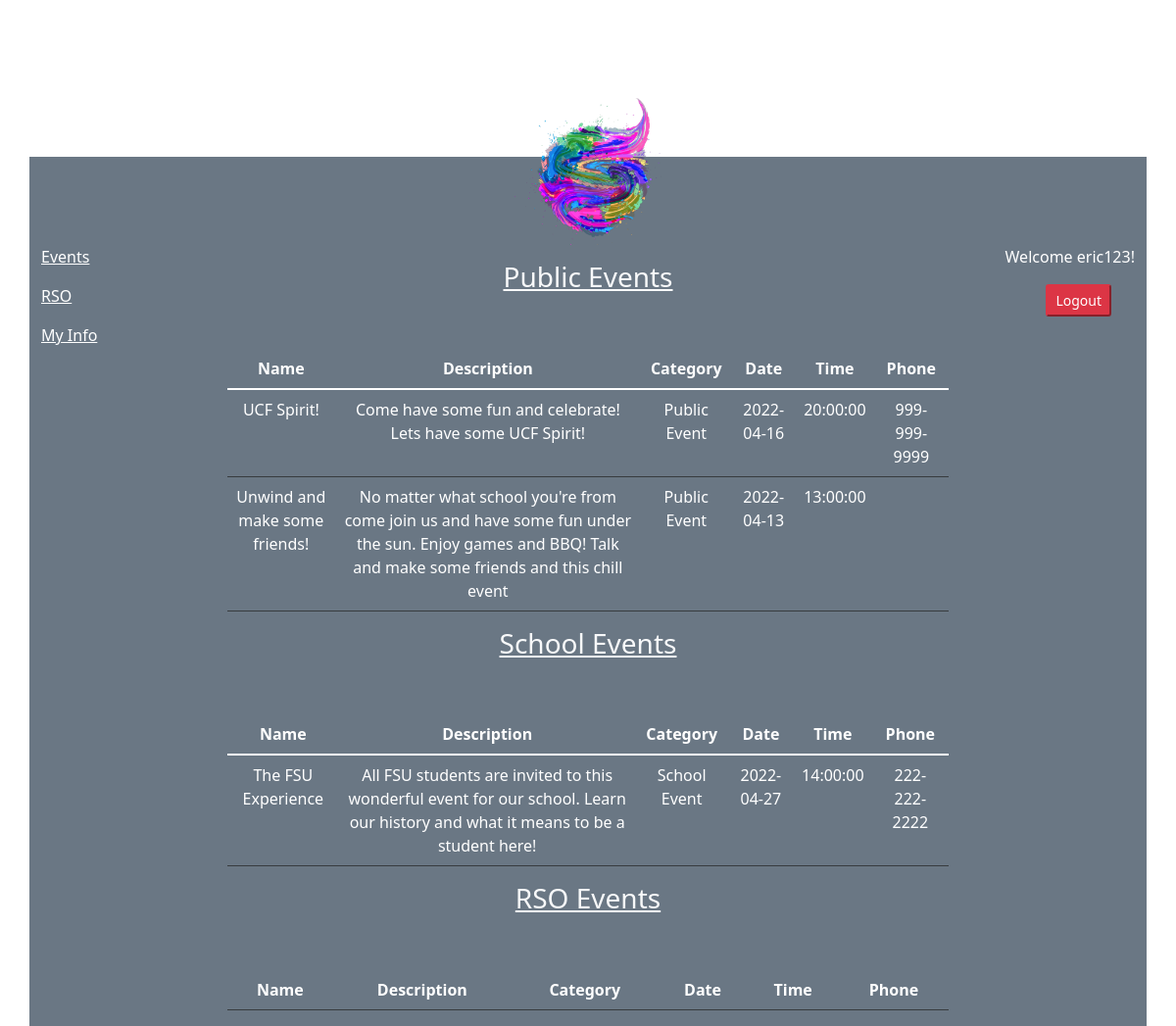
The page /university_events/events.php (signed in) on the database its author committed.
### tables this page shows
CREATE TABLE IF NOT EXISTS `event` (
  `name` varchar(60) NOT NULL,
  `cemail` varchar(30) DEFAULT NULL,
  `category` varchar(20) DEFAULT NULL,
  `description` varchar(300) DEFAULT NULL,
  `time` time NOT NULL,
  `phone` varchar(15) DEFAULT NULL,
  `date` date NOT NULL,
  `eventID` int(10) NOT NULL AUTO_INCREMENT,
  `rating` int(1) NOT NULL,
  `uid` int(10) DEFAULT NULL,
  PRIMARY KEY (`eventID`)
);

### university_events/events.php (the view, shortened to what this page needs)
<?php
	$connection =  mysqli_connect("localhost", "root","");
	?>
<!DOCTYPE html>
<html>
<head>
	<link rel="stylesheet" a href="loginpage.css">
	<link rel="stylesheet" a href="font-awesome.min.css">
	<link href="https://cdn.jsdelivr.net/npm/bootstrap@5.1.3/dist/css/bootstrap.min.css" rel="stylesheet">
</head>
<body>
	<?php
	$sql="SELECT userID,uid FROM users WHERE uname='".$_SESSION['uname']."'";
	$result = mysqli_query($connection,$sql);
	$info = mysqli_fetch_all($result, MYSQLI_ASSOC);
	foreach($info as $info)
	{
		$uid = $info['uid'];
	}?>
	<?php if(!empty($_SESSION['uname'])){?>
	<div class="container text-light" style="display:table;">
		<a href="index.php"><img src="logo.png"/></a>
		<div class="row">
			<div class="col-md-2">
				<div class="d-sm-flex justify-content-start"><a style="color:white;" href="events.php"<p>Events</p></a></div>
				<div class="d-sm-flex justify-content-start"><a style="color:white;" href="rso.php"<p>RSO</p></a></div>
				<div class="d-sm-flex justify-content-start"><a style="color:white;" href="myinfo.php"<p>My Info</p></a></div>
			</div>
			<div class="col-md pt-3">
				<div class="pb-5"><h3 style="text-decoration:underline;">Public Events</h3></div>
				<table class="table table-hover table-dark">
<thead>
	<tr>
		<th scope="col">Name</th>
		<th scope="col">Description</th>
		<th scope="col">Category</th>
		<th scope="col">Date</th>
		<th scope="col">Time</th>
		<th scope="col">Phone</th>
	</tr>
</thead>
<tbody>
	<?php
		$sql="SELECT name,description,category,`time`,phone,`date` FROM event WHERE category='Public Event'";
		$result = mysqli_query($connection,$sql);
		$info = mysqli_fetch_all($result, MYSQLI_ASSOC);
		foreach($info as $info){?>
	<tr>
		<td><?php echo htmlspecialchars($info['name']);?></td>
		<td><?php echo htmlspecialchars($info['description']);?></td>
		<td><?php echo htmlspecialchars($info['category']);?></td>
		<td><?php echo htmlspecialchars($info['date']);?></td>
		<td><?php echo htmlspecialchars($info['time']);?></td>
		<td><?php echo htmlspecialchars($info['phone']);?></td>
	</tr>
<?php }?>
</tbody>
</table>
<div class="pb-5"><h3 style="text-decoration:underline;">School Events</h3></div>
<table class="table table-hover table-dark">
<thead>
<tr>
<th scope="col">Name</th>
<th scope="col">Description</th>
<th scope="col">Category</th>
<th scope="col">Date</th>
<th scope="col">Time</th>
<th scope="col">Phone</th>
</tr>
</thead>
<tbody>
<?php
$sql="SELECT name,description,category,`time`,phone,`date` FROM event WHERE category='School Event' AND uid=$uid";
$result = mysqli_query($connection,$sql);
$info = mysqli_fetch_all($result, MYSQLI_ASSOC);
foreach($info as $info){?>
<tr>
<td><?php echo htmlspecialchars($info['name']);?></td>
<td><?php echo htmlspecialchars($info['description']);?></td>
<td><?php echo htmlspecialchars($info['category']);?></td>
<td><?php echo htmlspecialchars($info['date']);?></td>
<td><?php echo htmlspecialchars($info['time']);?></td>
<td><?php echo htmlspecialchars($info['phone']);?></td>
</tr>
<?php }?>
</tbody>
</table>
<div class="pb-5"><h3 style="text-decoration:underline;">RSO Events</h3></div>
<table class="table table-hover table-dark">
<thead>
<tr>
<th scope="col">Name</th>
<th scope="col">Description</th>
<th scope="col">Category</th>
<th scope="col">Date</th>
<th scope="col">Time</th>
<th scope="col">Phone</th>
</tr>
</thead>
</table>
			</div>
			<div class="col-md-2">
				<div class="d-sm-flex justify-content-end">
					<p style="color:white;">Welcome <?php echo $_SESSION['uname'];?>!</p>
				</div>
				<div class="d-sm-flex justify-content-end px-4">
					<form method="post">
						<button class="btn-sm btn-danger" name="logout">Logout</button>
				</div>
			</div>
		</div>
	</div>
	<?php }?>
</body>
</html>

### university_events/loginpage.css (style rules this page uses)
body { margin: 0 auto; background-image: url("loginbg.png"); background-repeat: no-repeat; background-size: 100% 1080px; }
.container { width: 500px; height: 450px; text-align: center; margin: 0 auto; background-color: rgba(44, 62, 80,0.7); margin-top: 160px; }
.container img { width: 150px; height: 150px; margin-top: -60px; }
table tr td, table tr th { background-color: rgba(44, 62, 80,0) !important; }

### rows shown on the page
event: name "UCF Spirit!", description "Come have some fun and celebrate! Lets have some UCF Spirit!", category "Public Event", date "2022-04-16", time "20:00:00", phone "999-999-9999"
event: name "Unwind and make some friends!", description "No matter what school you're from come join us and have some fun under the sun. Enjoy games and BBQ! Talk and make some friends and this chill event", category "Public Event", date "2022-04-13", time "13:00:00"
event: name "The FSU Experience", description "All FSU students are invited to this wonderful event for our school. Learn our history and what it means to be a student here!", category "School Event", date "2022-04-27", time "14:00:00", phone "222-222-2222"

### other values the page prints
$_SESSION['uname'] "eric123"
